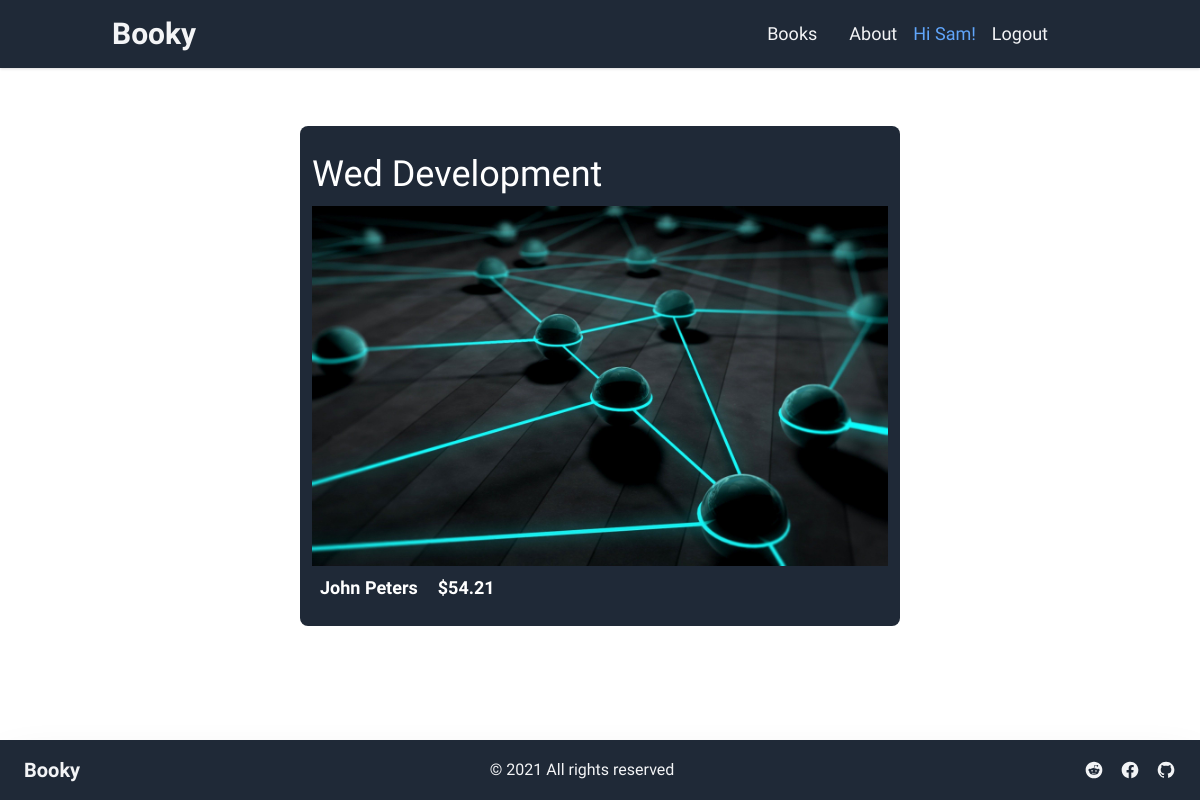
The app's page /books/7a907b73-a71d-4514-8c3d-8358cffd4461/ (signed in), older data.
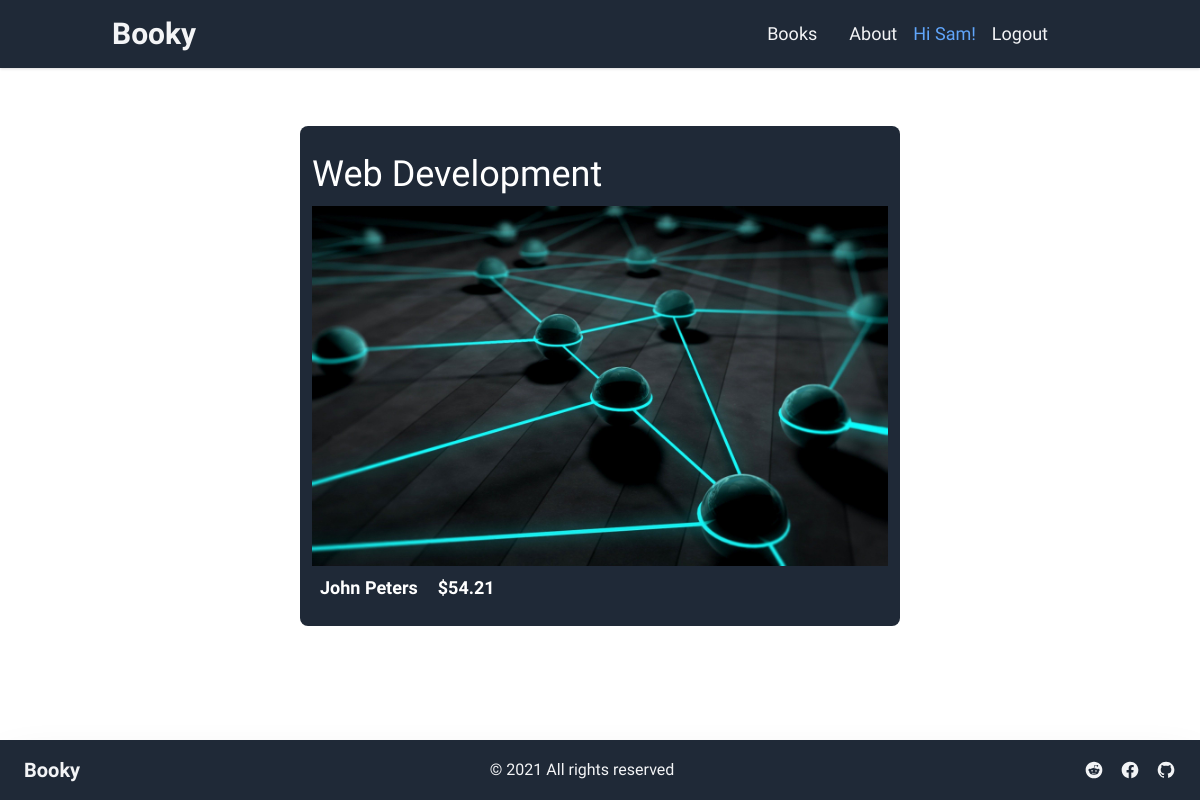
The same page, newer data.
### books/models.py (models this page shows, shortened)
class Book(models.Model):
    id = models.UUIDField(  # new
        primary_key=True,
        default=uuid.uuid4,
        editable=False)
    title = models.CharField(max_length=200)
    author = models.CharField(max_length=200)
    price = models.DecimalField(max_digits=6, decimal_places=2)
    cover = models.ImageField(upload_to='covers/', blank=True)
    class Meta:  # new
        permissions = [
            ('special_status', 'Can read all books'),
        ]

### books/views.py (the view)
# urls.py: path('<uuid:pk>/', BookDetailView.as_view(), name="book"),
class BookDetailView(LoginRequiredMixin, PermissionRequiredMixin, DetailView):
    model = Book
    context_object_name = 'book'
    template_name = "books/book_detail.html"
    login_url = 'account_login'
    permission_required = 'books.special_status'

### templates/books/book_detail.html (shortened to what this page needs)
{% extends "base.html" %} {% load static %}
{% block content %}
<div class="flex flex-col w-1/2 ml-auto mr-auto py-14">
     <div class="px-3 py-4 text-white bg-gray-800 rounded-lg">
         <h2 class="py-3 text-4xl font-light">{{book.title}}</h2>
         <img class="object-cover object-center w-full overflow-hidden max-h-96" src="{{book.cover.url}}" alt="{{book.title}}"/>
         <div class="flex space-x-3">
            <p class="inline-flex items-center justify-center px-2 py-1 text-lg font-bold">{{book.author}}</p>
            <p class="py-2 text-lg font-bold">${{book.price}}</p>
        </div>
     </div>
</div>
{% endblock %}

Row changes from the older to the newer data that the page shows:
changed Book "John Peters": title "Wed Development" → "Web Development"
